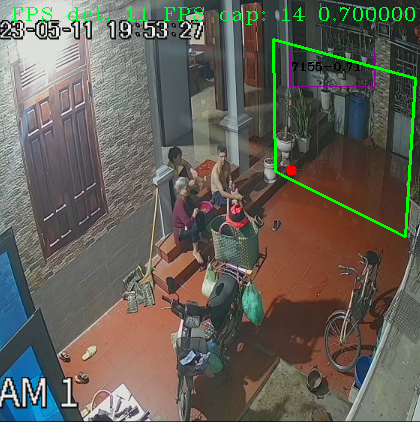
//> input picture opencv/img.png, 420 x 422 px
$ ./polygon   (built with g++ and OpenCV 4)
//> lines starting //> are read from the running program, lines starting //| are printed output that depends on the picture
/*
sudo apt update
sudo apt-get install libopencv-dev
*/
#include <opencv2/opencv.hpp>
#include <vector>

using namespace cv;
/**
 * 182 std::vector<cv::Point>⋅polygonVertices⋅=⋅{{404,⋅236},↴
 *   1 │⋅⋅⋅│⋅⋅⋅│⋅⋅⋅│⋅⋅⋅│⋅⋅⋅│⋅⋅⋅│⋅⋅⋅│⋅⋅⋅│⋅⋅⋅│⋅⋅⋅│⋅{275,⋅171},↴
 *     2 │⋅⋅⋅│⋅⋅⋅│⋅⋅⋅│⋅⋅⋅│⋅⋅⋅│⋅⋅⋅│⋅⋅⋅│⋅⋅⋅│⋅⋅⋅│⋅⋅⋅│⋅{273,⋅39},↴
 *       3 │⋅⋅⋅│⋅⋅⋅│⋅⋅⋅│⋅⋅⋅│⋅⋅⋅│⋅⋅⋅│⋅⋅⋅│⋅⋅⋅│⋅⋅⋅│⋅⋅⋅│⋅{415,⋅78},↴
 *         4 │⋅⋅⋅│⋅⋅⋅│⋅⋅⋅│⋅⋅⋅│⋅⋅⋅│⋅⋅⋅│⋅⋅⋅│⋅⋅⋅│⋅⋅⋅│⋅⋅⋅│⋅{405,⋅236}};↴
 *
 */
//std::vector<Point> polygonVertices = {{404,236},{275,171},{273,39},{415,78},{405,232}};
std::vector<Point>polygonVertices = {{ 408,234 }, { 290,179 }, { 347,122 }, { 414,135 }};
//std::vector<Point>polygonVertices =  {{ 282,175 }, { 316,148 }, { 312,95 }, { 289,96 }};
Mat img;

// Mouse callback function
void onMouse(int event, int x, int y, int flags, void* userdata)
{
    if (event == EVENT_LBUTTONDOWN)
    {
        // Add the current point to the polygon vertices
        polygonVertices.push_back(Point(x, y));

	    for(auto &point : polygonVertices) {
	    	std::cout << "{" << point.x << ","<< point.y <<"},";
	    }
        // Check if the mouse cursor is inside the polygon
        // Draw the polygon on the image
        polylines(img, polygonVertices, true, Scalar(0, 255, 255), 2);
        // Display the image in a window
        imshow("Example", img);
    }
	if(polygonVertices.size() > 1) {
        double dist = pointPolygonTest(polygonVertices, Point(x, y), true);
        if (dist >= 0)
        {
			for(auto point : polygonVertices) {
				std::cout << "{ " << point.x << "," << point.y << " }, ";
			}
            std::cout << "Mouse is inside polygon" << std::endl;
        }
        else
        {
            std::cout << "Mouse is outside polygon" << std::endl;
        }
	}
}

int main(int argc, char** argv)
{
    // Load an image from disk
    img = imread("../img.png");
//> img is the input picture: 422 rows x 420 cols, CV_8UC3; mean B, G, R 88.3, 97, 100.5

	if(argc > 1) {
		polygonVertices.clear();
	}

    // Display the image in a window
    namedWindow("Example", WINDOW_NORMAL);
	setMouseCallback("Example", onMouse, NULL);

    polylines(img, polygonVertices, true, Scalar(0, 255, 0), 2);
//> polygonVertices = 4 Points (x, y): [408, 234], [290, 179], [347, 122], [414, 135]

    imshow("Example", img);

    // Wait for a key press and then exit
    waitKey(0);
//> the left mouse button is pressed and released at (210, 211)
//> in onMouse, `polygonVertices.push_back(Point(x, y));`: polygonVertices = 5 Points (x, y): [408, 234], [290, 179], [347, 122], [414, 135], [210, 211]
//> the loop in onMouse, `for(auto &point : polygonVertices)` made 5 passes
//| {408,234},{290,179},{347,122},{414,135},{210,211},
//> in onMouse, `polylines(img, polygonVertices, true, Scalar(0, 255, 255), 2);`:
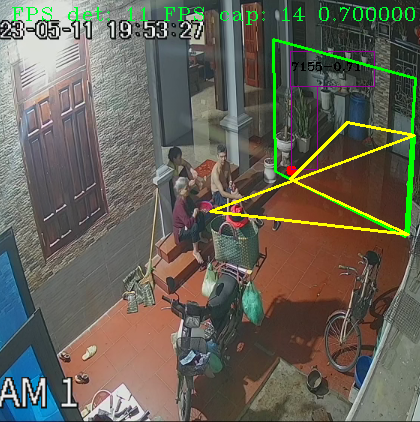
//> img: 422 rows x 420 cols, CV_8UC3; mean B, G, R 87.7, 99.3, 102.4
//> in onMouse, `double dist = pointPolygonTest(polygonVertices, Point(x, y), true);`: dist = 0
//> the loop in onMouse, `for(auto point : polygonVertices)` made 5 passes
//| { 408,234 }, { 290,179 }, { 347,122 }, { 414,135 }, { 210,211 },
//> the loop in onMouse (call 2), `for(auto point : polygonVertices)` made 5 passes
//| { 408,234 }, { 290,179 }, { 347,122 }, { 414,135 }, { 210,211 },
    return 0;
}
